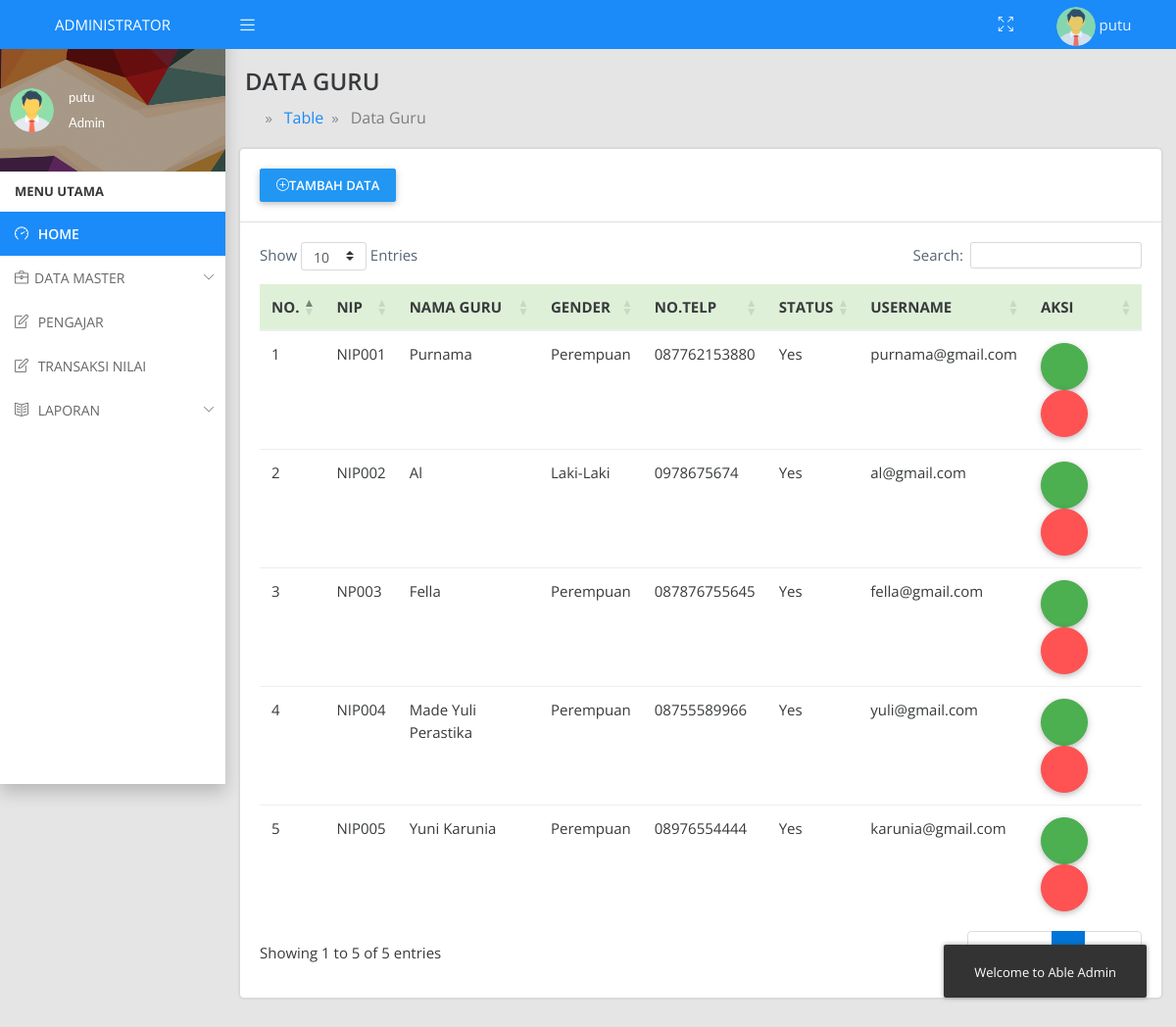
The app's page /index.php?master=guru (signed in) with its own data.
### tables this page shows
CREATE TABLE `guru` (
  `id_guru` int(11) NOT NULL AUTO_INCREMENT,
  `nip` varchar(20) DEFAULT NULL,
  `nama_guru` varchar(100) DEFAULT NULL,
  `kelamin` varchar(12) DEFAULT NULL,
  `alamat` varchar(100) DEFAULT NULL,
  `no_telp` varchar(20) DEFAULT NULL,
  `status_aktif` varchar(3) DEFAULT NULL,
  `ussername` varchar(50) DEFAULT NULL,
  `password` varchar(50) DEFAULT NULL,
  `foto` varchar(50) DEFAULT NULL,
  PRIMARY KEY (`id_guru`)
);

### master/data-guru.php (the view, shortened to what this page needs)
<div class="container-fluid">
    <div class="row">
        <div class="col-sm-12 p-0">
            <div class="main-header">
                <h4>DATA GURU</h4>
                <ol class="breadcrumb breadcrumb-title breadcrumb-arrow">
                    <li class="breadcrumb-item">
                        <a href="index.php">
                            <i class="icofont icofont-home"></i>
                        </a>
                    </li>
                    <li class="breadcrumb-item"><a href="#">Table</a>
                    </li>
                    <li class="breadcrumb-item"><a href="index.php?master=guru">Data Guru</a>
                    </li>
                </ol>
            </div>
        </div>
    </div>
    <div class="row">
        <div class="col-sm-12">
            <div class="card">
                <div class="card-header">
                    <button type="button" class="btn btn-primary" onclick="Tambahguru()"><i class="icon-plus"></i>Tambah Data</button>
</div>
<div class="card-block">
    <div class="row">
        <div class="col-sm-12 table-responsive">
            <table id="datatable" class="table">
                <thead>
                    <tr class="table-success">
                        <th>NO.</th>
                        <th>NIP</th>
                        <th>NAMA GURU</th>
                        <th>GENDER</th>
                        <th>NO.TELP</th>
                        <th>STATUS</th>
                        <th>USERNAME</th>
                        <th>AKSI</th>
                    </tr>
                </thead>
                <tbody>
                    <?php
                    $no=1;
                    $data=$koneksi->query("SELECT * FROM guru");
                    while ($guru=$data->fetch_assoc()) {
                     ?>
                     <tr>
                        <td><?= $no ?></td>
                        <td><?= $guru['nip']?></td>
                        <td><?= $guru['nama_guru']?></td>
                        <td><?= $guru['kelamin']?></td>
                        <td><?= $guru['no_telp']?></td>
                        <td><?= $guru['status_aktif']?></td>
                        <td><?= $guru['ussername']?></td>
                        <td>
                             <button class="btn btn-success btn-icon waves-effect waves-light" onclick="Ubahguru('<?= $guru['nip']?>','<?= $guru['nama_guru']?>','<?= $guru['kelamin']?>','<?= $guru['alamat']?>','<?= $guru['no_telp']?>','<?= $guru['status_aktif']?>','<?= $guru['ussername']?>','<?= $guru['password']?>','<?= $guru['foto']?>')" data-toggle="tooltip" data-placement="left" title=".Ubah-Data"><i class="icofont icofont-refresh"></i>
                            </button>
                            <button type="button" class="btn btn-danger btn-icon waves-effect waves-light" onclick="HapusGuru('<?= $guru['nip']?>','<?= $guru['nama_guru']?>')" data-toggle="tooltip" data-placement="left" title=".Hapus-Data"><i class="icofont icofont-trash"></i>
                            </button>
                        </td>
                    </tr>
                    <?php
                    $no++;
                }
                ?>
            </tbody>
        </table>
    </div>
</div>
</div>
</div>
</div>
</div>
</div>
</div>

### records on screen
guru: nip "NIP001", nama_guru "Purnama", kelamin "Perempuan", no_telp "087762153880", status_aktif "Yes", ussername "purnama@gmail.com"
guru: nip "NIP002", nama_guru "Al", kelamin "Laki-Laki", no_telp "0978675674", status_aktif "Yes", ussername "al@gmail.com"
guru: nip "NP003", nama_guru "Fella", kelamin "Perempuan", no_telp "087876755645", status_aktif "Yes", ussername "fella@gmail.com"
guru: nip "NIP004", nama_guru "Made Yuli Perastika", kelamin "Perempuan", no_telp "08755589966", status_aktif "Yes", ussername "yuli@gmail.com"
guru: nip "NIP005", nama_guru "Yuni Karunia", kelamin "Perempuan", no_telp "08976554444", status_aktif "Yes", ussername "karunia@gmail.com"

### other values on screen
$_SESSION['user']['nama_user'] "putu"
$_SESSION['login'] "Admin"
